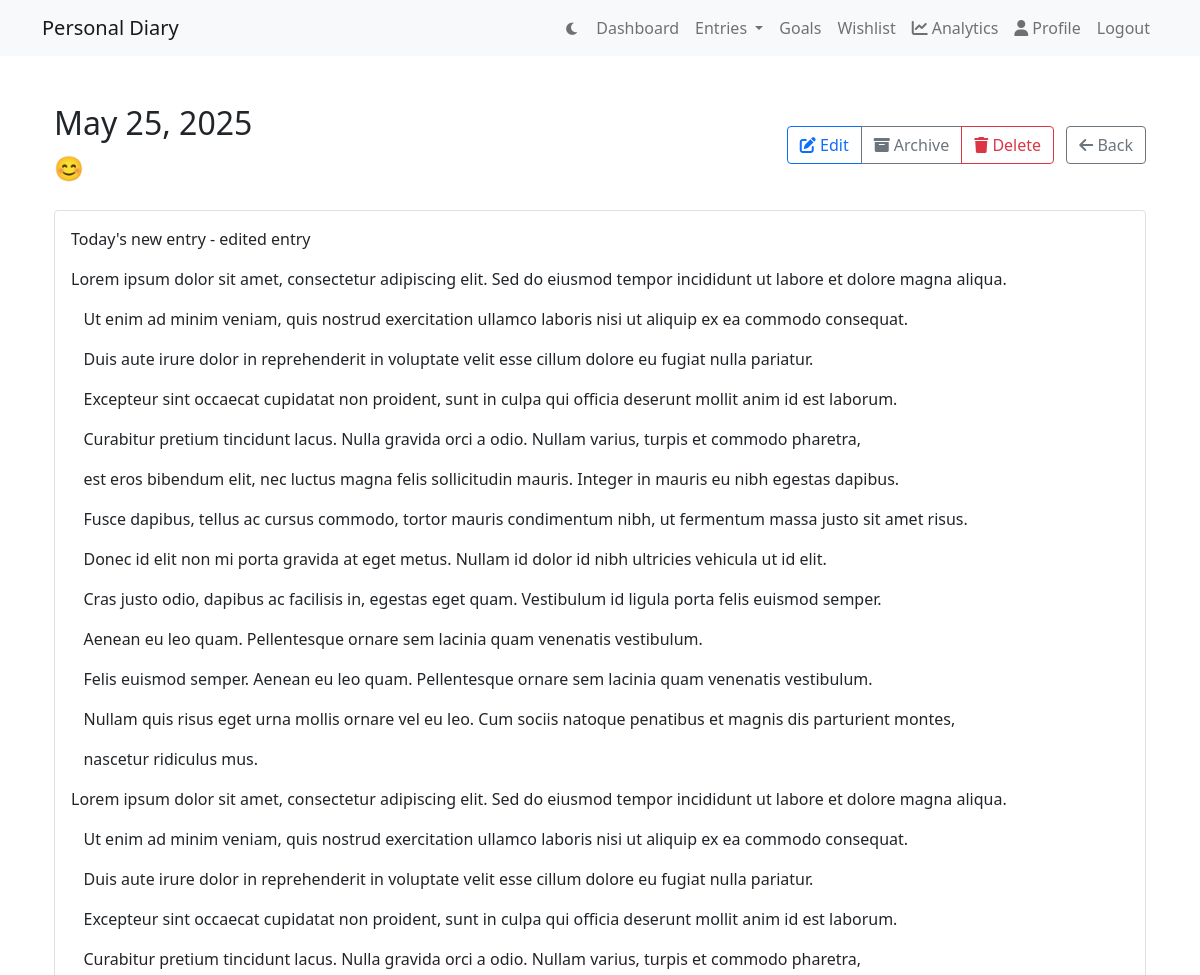
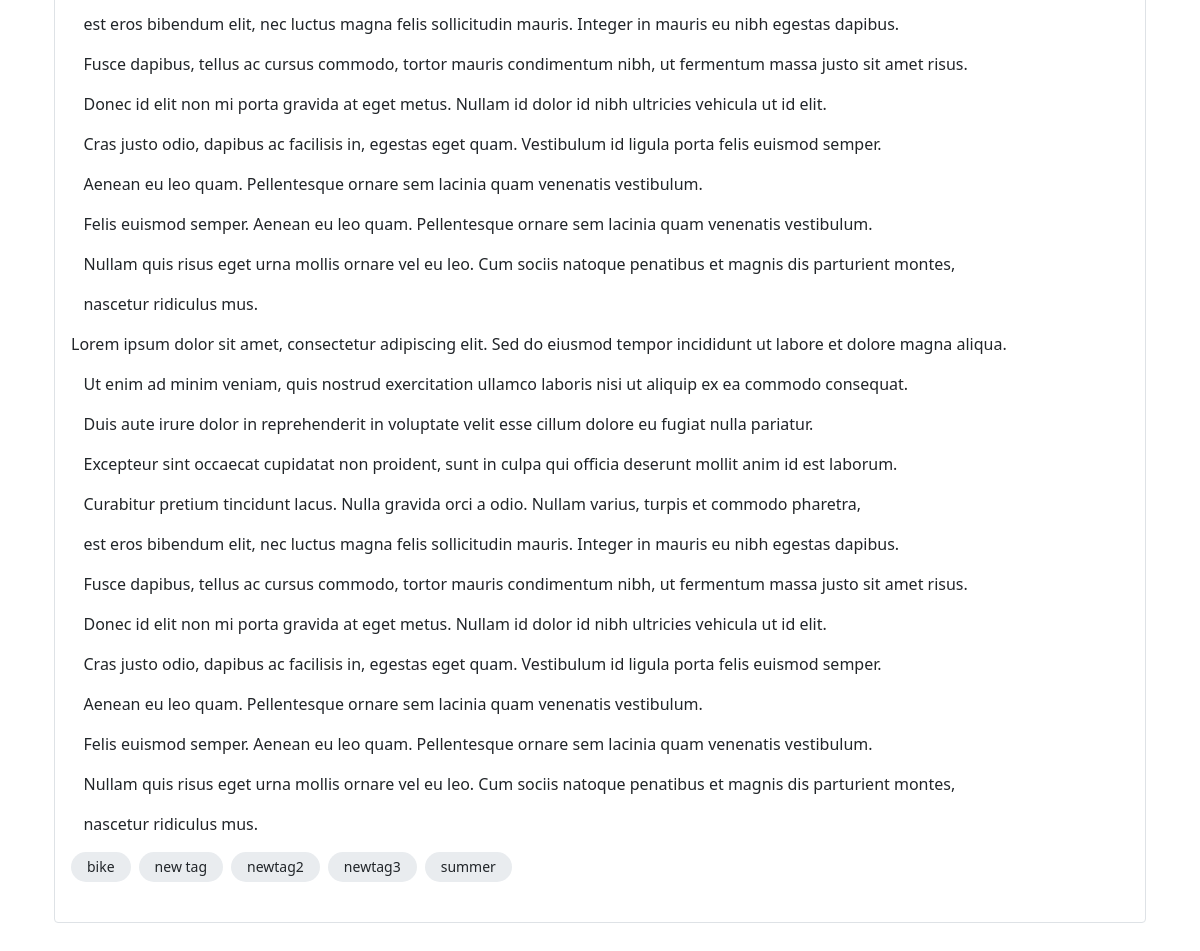
Screenshot of /entry/48/ (signed in) with the database file from the repository (2 pictures, top to bottom).
### diary/models.py (models this page shows, shortened)
class Profile(models.Model):
    user = models.OneToOneField(User, on_delete=models.CASCADE)
    dark_mode = models.BooleanField(default=False)
    font_preference = models.CharField(max_length=50, default='default')
    enable_2fa = models.BooleanField(default=False)

class DiaryEntry(models.Model):
    STATUS_CHOICES = [
        ('active', 'Active'),
        ('archived', 'Archived'),
        ('trash', 'Trash')
    ]
    user = models.ForeignKey(User, on_delete=models.CASCADE)
    content = models.TextField()
    emoji_of_day = models.CharField(max_length=50, blank=True)
    created_at = models.DateTimeField(auto_now_add=True)
    tags = models.ManyToManyField('Tag', blank=True)
    daily_mood = models.ForeignKey(
        DailyMood,
        on_delete=models.SET_NULL,
        null=True,
        blank=True,
        related_name='entries'
    )
    is_autosave = models.BooleanField(default=False)
    status = models.CharField(
        max_length=10,
        choices=STATUS_CHOICES,
        default='active'
    )
    deleted_at = models.DateTimeField(null=True, blank=True)

class Tag(models.Model):
    user = models.ForeignKey(User, on_delete=models.CASCADE)
    name = models.CharField(max_length=50)
    created_at = models.DateTimeField(auto_now_add=True)
    class Meta:
        unique_together = ['user', 'name']
        ordering = ['name']

### diary/views.py (the view)
# urls.py: path('entry/<int:pk>/', views.entry_detail, name='entry-detail'),
@login_required
def entry_detail(request, pk):
    entry = get_object_or_404(DiaryEntry.objects.prefetch_related('tags'), pk=pk, user=request.user)
    view_type = 'trash' if entry.status == 'trash' else 'archive' if entry.status == 'archived' else 'active'
    return render(request, 'diary/entry_detail.html', {
        'entry': entry,
        'view_type': view_type,
        'dark_mode': request.user.profile.dark_mode
        })

### diary/templates/diary/entry_detail.html (shortened to what this page needs)
{% extends "diary/layout.html" %}
{% block content %}
<div class="container py-4">
    <div class="row mb-4">
        <div class="col">
            <div class="d-flex justify-content-between align-items-center">
                <div>
                    <h2 class="mb-0">{{ entry.created_at|date:"F j, Y" }}</h2>
                    {% if entry.emoji_of_day %}
                        <div class="fs-4 mt-2">{{ entry.emoji_of_day }}</div>
                    {% endif %}
                </div>
                <div>
                    <div class="btn-group">
                        {% if view_type == 'trash' %}
                            <button class="btn btn-outline-success" onclick="restoreEntry({{ entry.pk }})">
                                <i class="fas fa-undo"></i> Restore
                            </button>
                        {% elif view_type == 'archive' %}
                            <button class="btn btn-outline-success" onclick="unarchiveEntry({{ entry.pk }})">
                                <i class="fas fa-box-open"></i> Unarchive
                            </button>
                        {% else %}
                            <a href="{% url 'entry-edit' pk=entry.pk %}" class="btn btn-outline-primary">
                                <i class="fas fa-edit"></i> Edit
                            </a>
                            <button class="btn btn-outline-secondary" onclick="archiveEntry({{ entry.pk }})">
                                <i class="fas fa-archive"></i> Archive
                            </button>
                            <button class="btn btn-outline-danger" onclick="trashEntry({{ entry.pk }})">
                                <i class="fas fa-trash"></i> Delete
                            </button>
                        {% endif %}
                    </div>
                    <a href="{% if view_type == 'trash' %}{% url 'entries-trash' %}{% elif view_type == 'archive' %}{% url 'entries-archive' %}{% else %}{% url 'entries-list' %}{% endif %}" class="btn btn-outline-secondary ms-2">
                        <i class="fas fa-arrow-left"></i> Back
                    </a>
                </div>
            </div>
        </div>
    </div>
    <div class="card mb-4">
        <div class="card-body">
            <div class="entry-content">
                {{ entry.content|safe }}
            </div>
            {% if entry.tags.all %}
                <div class="tags mb-4">
                    {% for tag in entry.tags.all %}
                        <span class="badge bg-tag">{{ tag.name }}</span>
                    {% endfor %}
                </div>
            {% endif %}
        </div>
    </div>
</div>
{% endblock %}

### diary/static/diary/css/style.css (style rules this page uses)
:root { --background-color: #ffffff; --text-color: #212529; --card-bg: #ffffff; --card-border: #dee2e6; --tag-bg: #e9ecef; --tag-color: #212529; --tag-selected-bg: #007bff; --tag-selected-color: #ffffff; --input-bg: #ffffff; --input-border: #ced4da; --header-bg: #f8f9fa; --header-border: #dee2e6; --tag-bg-dark: #2d3238; }
body { background-color: var(--background-color); color: var(--text-color); }
.card { background-color: var(--card-bg); border-color: var(--card-border); transition: background-color 0.3s, border-color 0.3s; }
.tags { display: flex; flex-wrap: wrap; gap: 0.5rem; margin-top: 1rem; }
.badge.bg-tag { background-color: var(--tag-bg); color: var(--text-color); padding: 0.5rem 1rem; font-size: 0.875rem; font-weight: 500; border-radius: 20px; transition: all 0.2s ease; }
.card, .navbar, .btn { transition: background-color 0.3s, border-color 0.3s, color 0.3s; }

### rows the page displays
DiaryEntry: created_at "May 25, 2025", emoji_of_day "😊", content "Today's new entry - edited entry Lorem ipsum dolor sit amet, consectetur adipiscing elit. Sed do eiusmod tempor incididunt ut labore et dolore magna aliqua. Ut enim ad minim veniam, quis nostrud exercitation ullamco laboris nisi ut aliquip ex ea commodo consequat. Duis aute irure dolor in reprehenderit in voluptate velit esse cillum dolore eu fugiat nulla pariatur. Excepteur sint occaecat cupidatat non proident, sunt in culpa qui officia deserunt mollit anim id est laborum. Curabitur pretium tincidunt lacus. Nulla gravida orci a odio. Nullam varius, turpis et commodo pharetra, est eros bibendum elit, nec luctus magna felis sollicitudin mauris. Integer in mauris eu nibh egestas dapibus.…"
Tag: name "bike"
Tag: name "new tag"
Tag: name "newtag2"
Tag: name "newtag3"
Tag: name "summer"
